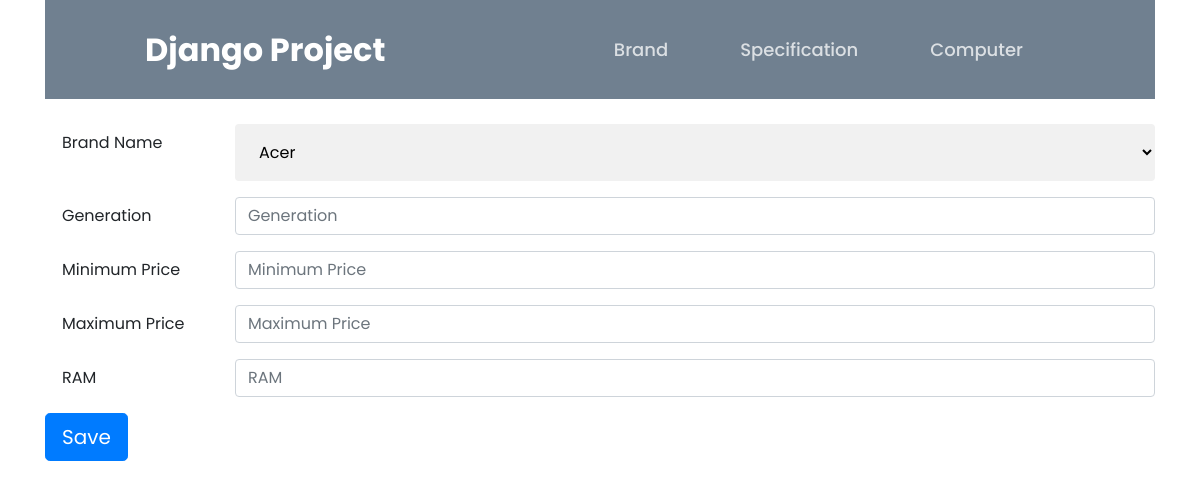
The app's page /add_specification, older data.
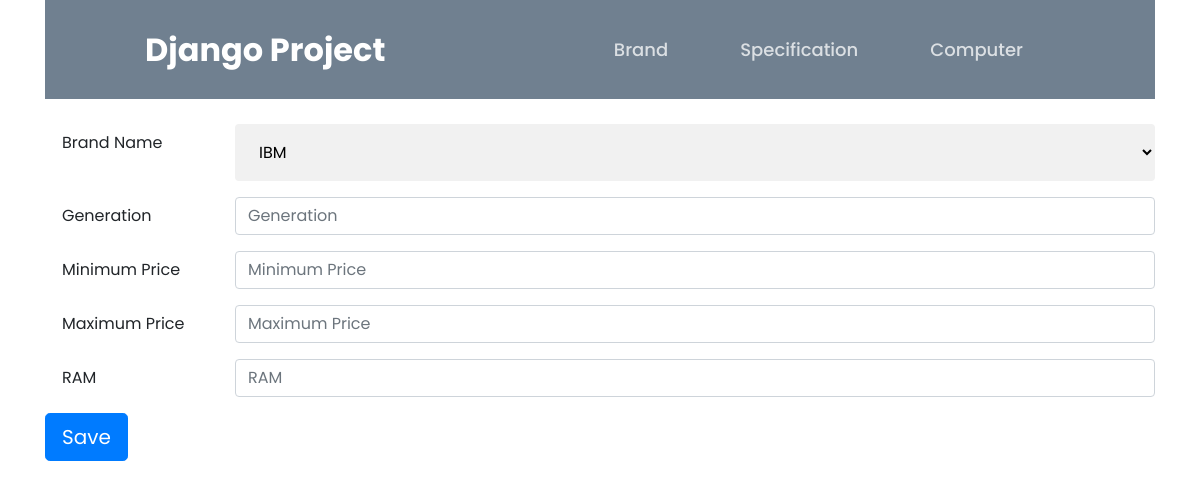
The same page, newer data.
### computer/models.py (models this page shows, shortened)
class ComputerBrand(models.Model):
    brand_name = models.CharField(max_length=50)
    logo = models.FileField(validators=[validate_file_size, validate_file_type],upload_to="Brand")

### computer/views.py (the view, shortened to what this page needs)
# urls.py: path('add_specification',views.add_specification, name='add_specification'),
def add_specification(request):
    temp = ComputerBrand.objects.all()
    specifications = []
    for specification in temp:
        specifications.append({"id": specification.id, "brand_name": specification.brand_name,})
    return render(request,'add_specification.html', {"specifications":specifications,})

### templates/add_specification.html (shortened to what this page needs)
{% extends 'base.html' %} {% block title %}Add Specification{% endblock %} {%
load static %} {% block content %}
<form
  method="post"
  action="{% url 'computer:add_specification' %}"
  enctype="multipart/form-data"
>
  <div class="form-group row">
    <label
      for="brand_name"
      class="col-sm-2 col-form-label"
      style="padding-left: 2rem"
      >Brand Name</label
    >
    <div class="col-sm-10">
      <select name="specificationId" id="brand_name">
        {% for specification in specifications %}
        <option value="{{specification.id}}">
          {{ specification.brand_name }}
        </option>
        {% endfor %}
      </select>
    </div>
  </div>
  <div class="form-group row">
    <label
      for="generation"
      class="col-sm-2 col-form-label"
      style="padding-left: 2rem"
      >Generation</label
    >
    <div class="col-sm-10">
      <input
        type="text"
        class="form-control"
        id="generation"
        name="generation"
        placeholder="Generation"
        required
      />
    </div>
  </div>
  <div class="form-group row">
    <label
      for="min_price"
      class="col-sm-2 col-form-label"
      style="padding-left: 2rem"
      >Minimum Price</label
    >
    <div class="col-sm-10">
      <input
        type="number"
        class="form-control"
        id="min_price"
        name="min_price"
        placeholder="Minimum Price"
        required
      />
    </div>
  </div>
  <div class="form-group row">
    <label
      for="max_price"
      class="col-sm-2 col-form-label"
      style="padding-left: 2rem"
      >Maximum Price</label
    >
    <div class="col-sm-10">
      <input
        type="number"
        class="form-control"
        id="max_price"
        name="max_price"
        placeholder="Maximum Price"
        required
      />
    </div>
  </div>
  <div class="form-group row">
    <label for="ram" class="col-sm-2 col-form-label" style="padding-left: 2rem"
      >RAM</label
    >
    <div class="col-sm-10">
      <input
        type="number"
        class="form-control"
        id="ram"
        name="ram"
        placeholder="RAM"
        required
      />
    </div>
  </div>
  <div class="form-group row">
    <div class="col-sm-10">
      <button type="submit" class="btn btn-primary btn-lg">Save</button>
    </div>
  </div>
</form>
{% endblock %}

Row changes from the older to the newer data that the page shows:
removed ComputerBrand: specificationId "Acer"
added ComputerBrand: specificationId "IBM"
